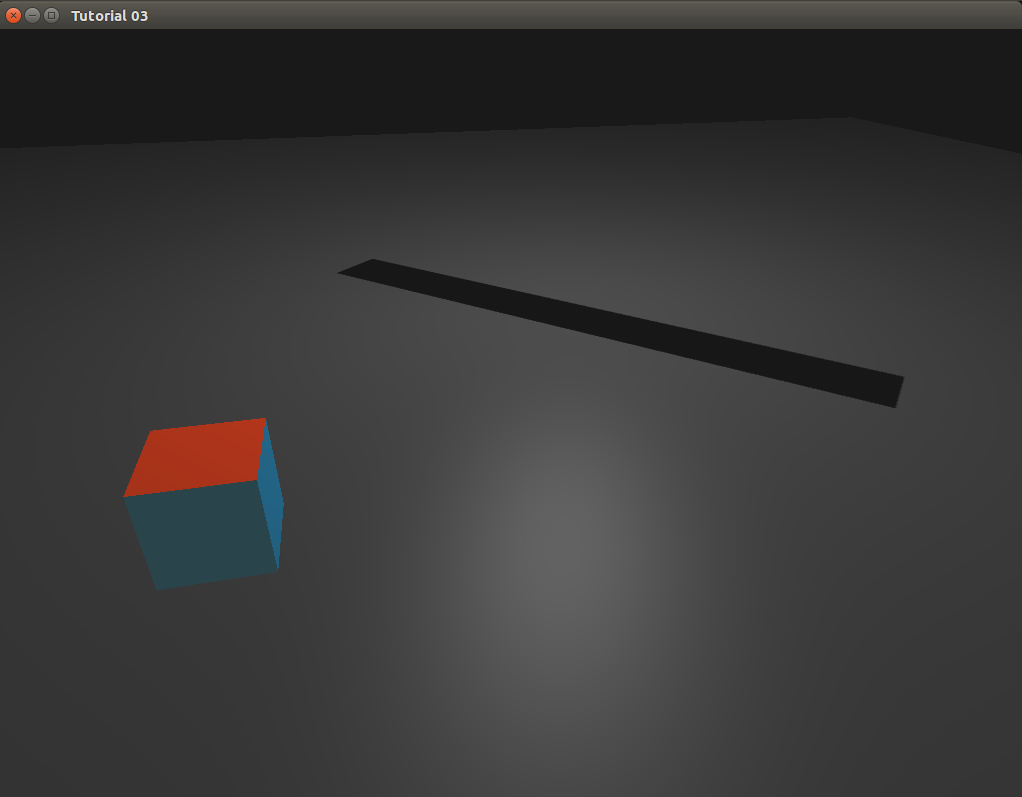
#> input picture Images + Gifs/Light at (10,10,10) (run test_py).jpeg, 1022 x 797 px; its folder holds only this picture in this run
$ python -i weightsnew.py   (imports and definitions only)
#> lines starting #> are read from the running program, lines starting #| are printed output that depends on the picture
import os
import random
import numpy as np
import cv2 as cv
import math as m
import random as rn
import json
import check as ch


def load_data():

    with open('wts.json') as json_file:
        data = json.load(json_file)
        return data


def write_data(data,i):
    i=i.split("/")
    i=i[-1]
    i=i.split(".")

    with open('./json/'+i[0]+'.json','w') as json_file:
        json.dump(data,json_file)
    print(" final json file with weights ready\n")
    print(".............................\n")


def bnd(data,inc_r,thresh_wt,img,sample,dis_value):
    global check
    global chk
    global check1
    global check2
    global check3
    ymax,xmax=img.shape
    avg=[]
    f=inc_r

    _,x1,x2,y1,y2,w=data
    p0=np.array([y1,x1])
    p1=np.array([y2,x2])
    m=(p0-p1)/np.linalg.norm(p0-p1)
    r_cap=np.array([-m[1],m[0]])

    for i in range(sample):

        inc_r=f
        alpha=rn.uniform(0,1)
        p=alpha*p0 + (1-alpha)*p1
        pv1=p_value(p,img)

        while True:
            pc=p+(r_cap*inc_r)

            if(pc[0]<0 or pc[1]<0 or pc[0]+1>=ymax or pc[1]+1>=xmax):#if the point is beyond image size
                dis1=dis_value
                check1.append((p[0],p[1],r_cap[0],r_cap[1]))
                check2.append((pc[0],pc[1],r_cap[0],r_cap[1]))
                break
            pv2=p_value(pc,img)
            if(pv2==0):
                dis1=0
                break
            if(abs(pv2-pv1)>thresh_wt):
                dis1=np.linalg.norm(p-pc)
                if(dis1>chk):
                    check.append((p[0],p[1],r_cap[0],r_cap[1]))
                    check3.append((pc[0],pc[1],r_cap[0],r_cap[1]))
                break
            else:
                inc_r+=f

        inc_r=f
        while True:

            pc=p+((-r_cap)*inc_r)
            if(pc[0]<0 or pc[1]<0 or pc[0]+1>=ymax or pc[1]+1>=xmax):#if the point is beyond image size
                dis=dis_value
                avg.append(dis1+dis)
                check1.append((p[0],p[1],-r_cap[0],-r_cap[1]))
                check2.append((pc[0],pc[1],-r_cap[0],-r_cap[1]))
                break

            pv2=p_value(pc,img)
            if(pv2==0):
                dis=np.linalg.norm(p-pc)
                avg.append(dis1+dis)
                break

            if(abs(pv2-pv1)>thresh_wt):
                dis=np.linalg.norm(p-pc)
                avg.append(dis1+dis)
                if(dis>chk):
                    check.append((p[0],p[1],-r_cap[0],-r_cap[1]))
                    check3.append((pc[0],pc[1],r_cap[0],r_cap[1]))


                break
            else:
                inc_r+=f


    std=np.std(avg)
    mean=sum(avg)/len(avg)
    av=[]
    for i in avg:
        if (i>=(mean-2*std) and i<=(mean+2*std)):
            av.append(i)


    if(len(av)>0):

        result=(sum(av)/len(av))

        if((sum(av)/len(av))>17):
            result=3

        data[5]=result/2
        return data
    else:
        data[5]=dis_value/2
        return data


def p_value(p,img):

    y,x=p[0],p[1]

    p0=np.floor(p)
    p0=p0.astype(int)

    dp=p-p0

    dp1=np.ceil(dp)

    dp1=dp1.astype(int)

    p00=p0
    p01=p0+(np.array([0,1])*dp1)
    p10=p0+(np.array([1,0])*dp1)
    p11=p0+dp1


    v = np.array([img[p00[0],p00[1]], img[p01[0],p01[1]], img[p10[0],p10[1]],img[p11[0],p11[1]]])


    dy, dx = dp

    f_00 = dy * dx
    f_01 = dy * (1 - dx)
    f_10 = (1 - dy) * dx
    f_11 = (1 - dy) * (1 - dx)
    f = np.array([ f_11, f_10, f_01, f_00])
    return(np.dot(v,f))


def weights(image_name,
            increment_r=.5,
            pixel_thresh=0.3,
            samples=5,
            default_val=3,
            ck=15):

#> called with increment_r = 0.5, pixel_thresh = 0.3, samples = 5, default_val = 3, ck = 15
    print("calculating weight")
    global count1
    global count2
    global check
    global check1
    global check2
    global check3
    global chk
    chk=ck
    count2=0
    count1=0
    check,check1,check2,check3=[],[],[],[]
    img = cv.imread(image_name,0)
#> img: shape (797, 1022); min 19, max 220, mean 56.7
    _,img=cv.threshold(img,223,255,cv.THRESH_BINARY)
#> img: shape (797, 1022); every value is 0
    data=load_data()
#> (reads Siddharth/wts.json from the repository)

    new_data=[]
    img1=np.zeros((551,828,3), np.uint8)

    for i in data:
        x=bnd(i,inc_r=increment_r,thresh_wt=pixel_thresh,img=img,sample=samples,dis_value=default_val)
        new_data.append(x)
        cv.line(img1,(int(i[1]),int(i[3])),(int(i[2]),int(i[4])),(255,255,0),1)
#> this loop made 40 passes
#> x on passes 1 to 12: [0, 170.5, 170.5, 268, 19, 0.25], [0, 422.1, 422.1, 519, 242, 0.25], [0, 633.4, 633.4, 115, 20, 0.25], [0, 421, 371, 518.5, 518.5, 0.25], [0, 562.6, 562.6, 415, 339, 0.25], [0, 333, 256, 263.8, 263.8, 0.25], [0, 336, 258, 518.5, 518.5, 0.25], [0, 385, 362, 20.5, 20.5, 0.25], [0, 239, 239, 85, 19, 0.25], [0, 633, 633, 252, 151, 0.25], [0, 532, 467, 254.4, 254.4, 0.25], [0, 631.5, 631.5, 350, 338, 0.25]
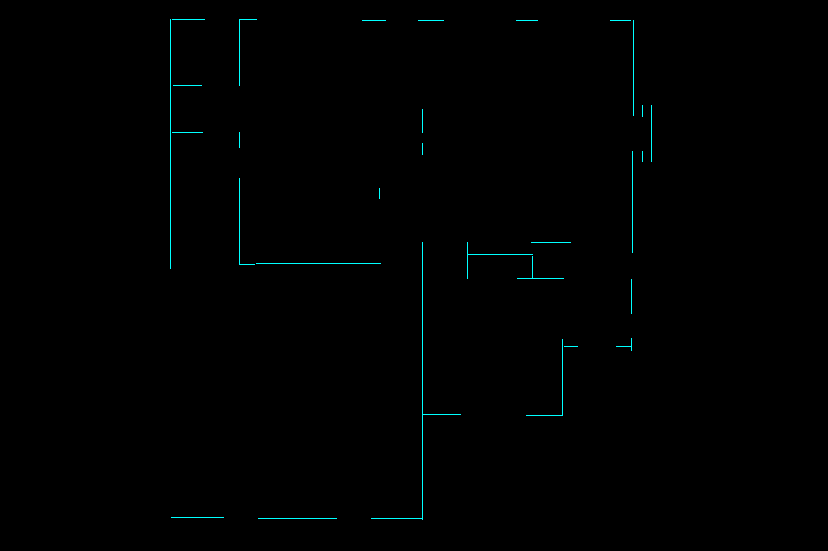
#> img1: shape (551, 828, 3); mean of channels 0, 1, 2 1.1, 1.1, 0; drawn as B, G, R
    k=image_name
    k=k.split("/")
    k=k[-1]
    k=k.split(".")

    cv.imwrite('./images/'+k[0]+'3.png',img1)
    with open('check_data.json','w') as json_file:
        json.dump(check,json_file)
    with open('check1_data.json','w') as json_file:
        json.dump(check1,json_file)
    with open('check2_data.json','w') as json_file:
        json.dump(check2,json_file)
    with open('check3_data.json','w') as json_file:
        json.dump(check3,json_file)
    write_data(new_data,image_name)
#> (the run stopped early here; a loop or call above may not have finished)
